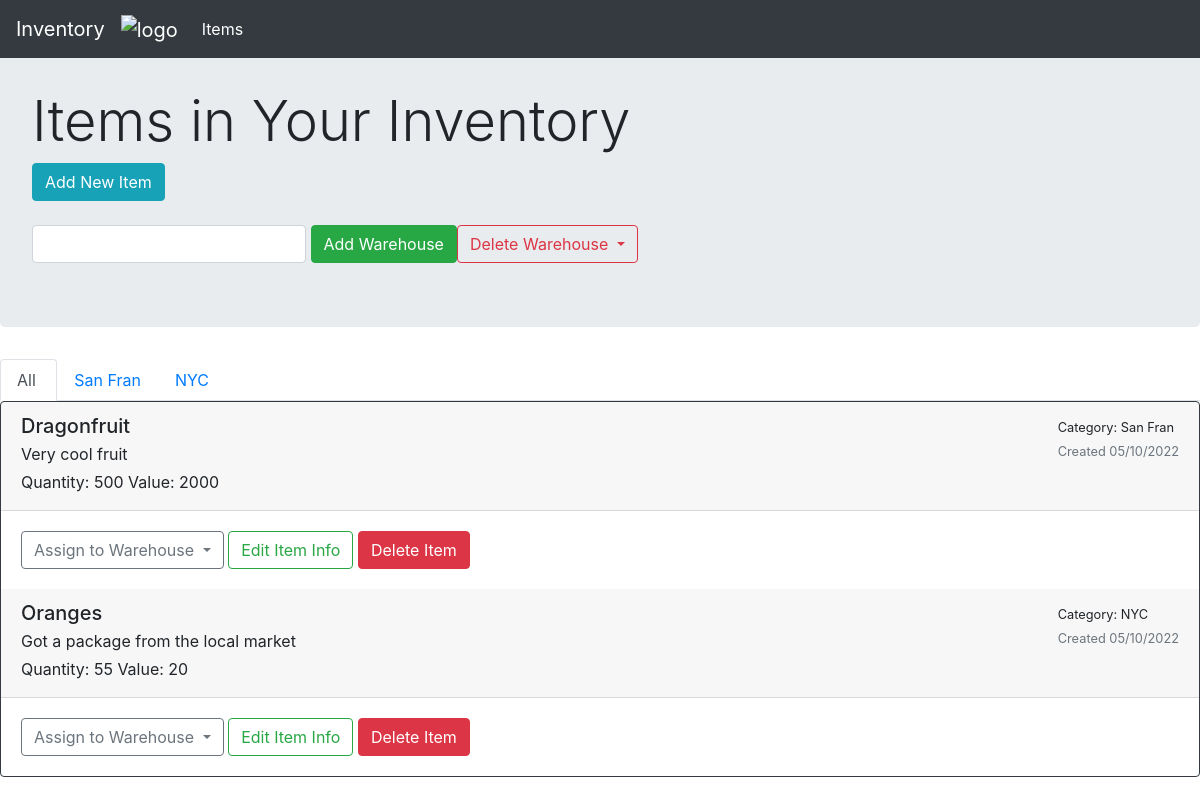
The page / on the database its author committed.
### application/models.py (models this page shows)
class Warehouse(db.Model):
    __tablename__ = "warehouses"
    id = db.Column(db.Integer, primary_key=True)
    name = db.Column(db.String(80), index=True, unique=False, nullable=False)
    address = db.Column(db.Text, index=False, unique=False, nullable=True)

class Item(db.Model):
    __tablename__ = "items"
    id = db.Column(db.Integer, primary_key=True)
    name = db.Column(db.String(80), index=True, unique=False, nullable=False)
    amount = db.Column(db.Integer, index=False, unique=False, nullable=False)
    value = db.Column(db.Integer, index=False, unique=False, nullable=False)
    notes = db.Column(db.Text, index=False, unique=False, nullable=True)
    date_created = db.Column(db.DateTime, index=False, unique=False, nullable=False)
    warehouse_id = db.Column(db.Integer, ForeignKey('warehouses.id'), nullable=True)
    warehouse = relationship("Warehouse", backref="items", foreign_keys=[warehouse_id])

### application/routes.py (the view)
@main_bp.route("/", methods=['GET'])
def hello():
    return items()

### application/routes.py (called while the page is built)
@main_bp.route("/items", methods=['GET'])
def items():
    all_items = Item.query.all()
    warehouses = Warehouse.query.all()
    return render_template("items.html", items=all_items, warehouses=warehouses)

### application/templates/items.html (shortened to what this page needs)
{% extends 'layout.html' %}
{% block content %}
<div class="jumbotron">
    <br>
    <h1 class="display-4">Items in Your Inventory</h1>
    <a href="{{url_for('main_bp.create_item')}}" class="btn btn-info" role="button">Add New Item</a>
    <br>
    <br>
    <div class="form-inline">
        <form action="{{url_for('main_bp.create_warehouse')}}" method="POST">
          <input type="text" class="form-control" id="name"  name="name" required>
          <button type="submit" class="btn btn-success">Add Warehouse</button>
        </form>
        <button class="btn btn-outline-danger dropdown-toggle" type="button" id="dropdownMenuButton" data-toggle="dropdown" aria-haspopup="true" aria-expanded="false">
            Delete Warehouse
          </button>
    </div>
</div>
<ul class="nav nav-tabs">
  <li class="nav-item"> <a class="nav-link active" href="#">All&nbsp;</a> </li>
  {% for house in warehouses %}
      <li class="nav-item"> <a class="nav-link" href="{{url_for('main_bp.items_by_warehouse', warehouse_id=house.id)}}">{{house.name}}</a> </li>
  {% endfor %}
  <div class="btn-toolbar" role="toolbar">
  </div>
</ul>
<div class="card text-left border-dark mb-3">
{% for item in items|reverse %}
  <div class="card-header position-sticky justify-content-between">
      <div class="float-right">
      <small>Category: {{item.warehouse.name}}</small> <br>
      <small class="text-muted">Created {{ item.date_created.strftime("%m/%d/%Y") }}</small>
      </div>
      <h5 class="mb-1">{{ item.name }}</h5>
      <p class="mb-1"> {{ item.notes }} </p>
      <p class="mb-1"> Quantity: {{ item.amount }} Value: {{ item.value }}</p>
  </div>
  <div class="card-body">
  <div class="end">
  <button class="btn btn-outline-secondary dropdown-toggle" type="button" id="dropdownMenuButton" data-toggle="dropdown" aria-haspopup="true" aria-expanded="false">
    Assign to Warehouse
  </button>
  <button class="btn btn-outline-success" type="button" data-toggle="collapse" area-expanded="false" data-target={{"#log" + loop.index|string}}>Edit Item Info</button>
  <a href="{{url_for('main_bp.delete', item_id=item.id)}}" class="btn btn-danger" role="button">Delete Item</a>
    </div>
    </div>
{% endfor %}
</div>
{% endblock %}

### application/templates/layout.html (shortened to what this page needs)
<!DOCTYPE html>
<html lang="en">
  <head>
    <link rel="stylesheet" href="https://maxcdn.bootstrapcdn.com/bootstrap/4.5.0/css/bootstrap.min.css">
  </head>
  <body>
    <nav class="navbar navbar-expand-lg navbar-dark bg-dark fixed-top">
       <a class="navbar-brand" href="">Inventory</a>
       <a class="navbar-brand" href="{{url_for('main_bp.items')}}"">
            <img src="https://raw.githubusercontent.com/abhinavmodugula/reading_log/master/application/static/images/logo.png" alt="logo" style="width:40px;">
       </a>
       <div class="collapse navbar-collapse" id="navbarSupportedContent">
          <ul class="navbar-nav mr-auto">
             <li class="nav-item active">
             <li class="nav-item"> <a class="nav-link active" href="{{url_for('main_bp.items')}}">Items</a> </li>
          </ul>
       </div>
    </nav>
    {% block content %}{% endblock %}
  </body>
</html>

### rows shown on the page
Warehouse: name "San Fran"
Warehouse: name "NYC"
Item: warehouse.name "San Fran", date_created "05/10/2022", name "Dragonfruit", notes "Very cool fruit", amount "500", value "2000"
Item: warehouse.name "NYC", date_created "05/10/2022", name "Oranges", notes "Got a package from the local market", amount "55", value "20"
